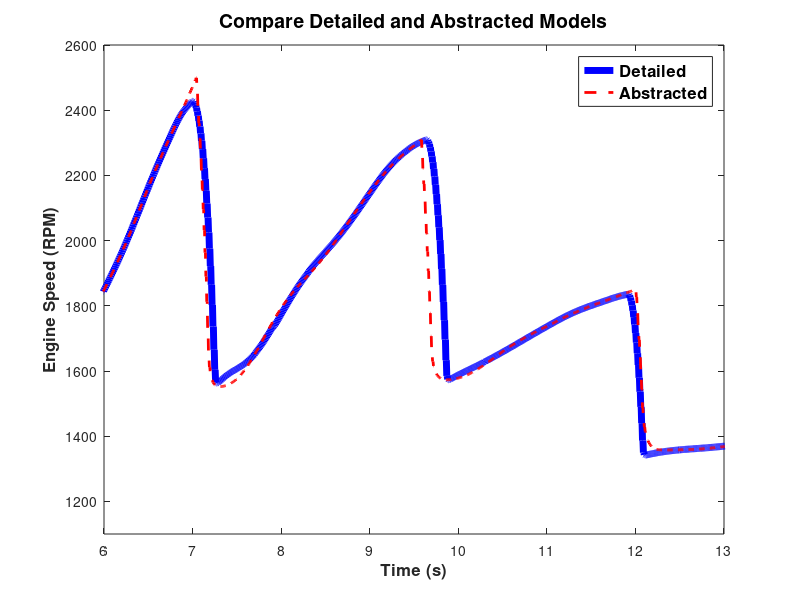
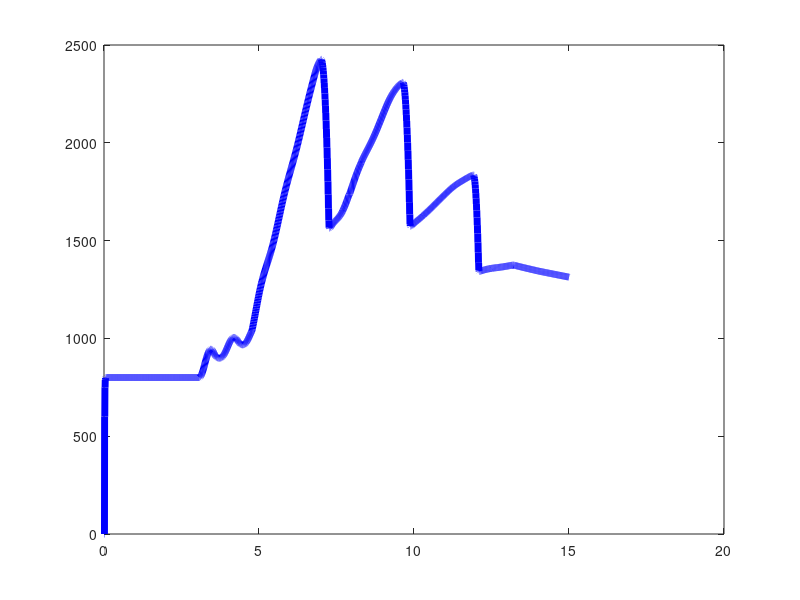

Recreate these plots in MATLAB, in order. (Note: this script raises an error after producing the figures.)
% SCRIPT FOR PLOTTING RESULTS OF OPTIMIZATION
% Copyright 2011 The MathWorks, Inc.
load Engine_DATA_SDO
load RefRPMData

figure(1);
plot(Ref_EngRPM_time,Ref_EngRPM,'b','LineWidth',5)
hold on;
plot(Engine_DATA.time,Engine_DATA.signals(1).values,'r--','LineWidth',2)
hold off
title('Compare Detailed and Abstracted Models','FontSize',14,'FontWeight','Bold');
xlabel('Time (s)','FontSize',12,'FontWeight','Bold');
ylabel('Engine Speed (RPM)','FontSize',12,'FontWeight','Bold');
legend({'Detailed','Abstracted'},'FontSize',12,'FontWeight','Bold');
axis([6 13 1100 2600]);

figure(2);
plot(Ref_EngRPM_time,Ref_EngRPM,'b','LineWidth',5)
hold on;
plot(Engine_DATA_orig.time,Engine_DATA_orig.signals(1).values,'r--','LineWidth',2)
hold off
title('Compare Detailed and Abstracted Models','FontSize',14,'FontWeight','Bold');
xlabel('Time (s)','FontSize',12,'FontWeight','Bold');
ylabel('Engine Speed (RPM)','FontSize',12,'FontWeight','Bold');
legend({'Detailed','Abstracted'},'FontSize',12,'FontWeight','Bold');
axis([6 13 1100 2600]);

